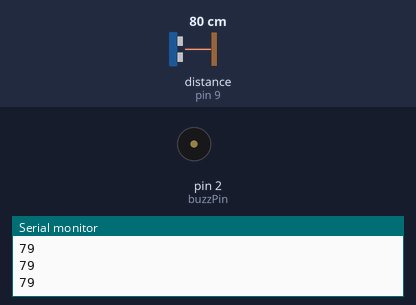
Bench run of a sketch on a simulated Arduino Uno, built with avr-gcc and run on an emulated ATmega328P. On the bench: buzzer (waves = sounding, pin HIGH), the last lines printed to the serial monitor. Wiring (inferred from the names in the program): ultrasonic range finder: trigger pin 10; echo pin 9. The inputs (shaded band) are chosen by the test bench; at power-on: distance to the obstacle (sensor on pin 9) 80 cm. The echo pulse lasts 58.3 µs per cm; pins used as bus, display or sensor lines are not drawn.

Above: at 1.2 s.
1.3 s: distance to the obstacle (sensor on pin 9) set to 56 cm
2.8 s: distance to the obstacle (sensor on pin 9) set to 47 cm
At 3.4 s:
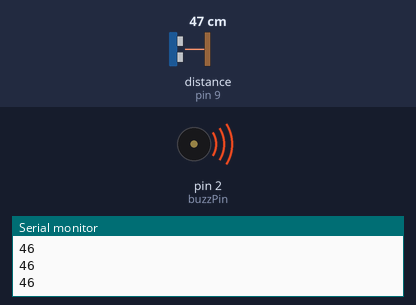
4.3 s: distance to the obstacle (sensor on pin 9) set to 60 cm
At 5.1 s:
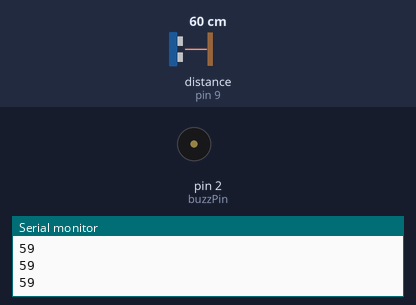
5.8 s: distance to the obstacle (sensor on pin 9) set to 2 cm
At 7.2 s:
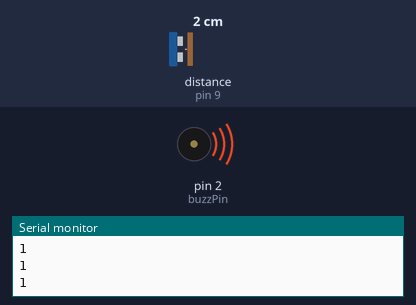
Timing chart, 0 to 8.3 s (numbered marks = the images above; inputs shaded):
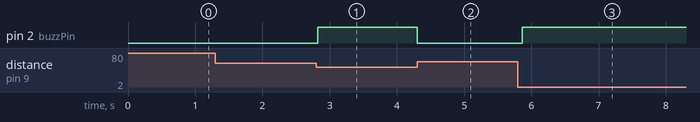

The sketch:

ultra.ino
```cpp
int const trigPin = 10;
int const echoPin = 9;
int const buzzPin = 2;

void setup()
{
	pinMode(trigPin, OUTPUT);
	pinMode(echoPin, INPUT);
	pinMode(buzzPin, OUTPUT);
  Serial.begin(9600);
}

void loop()
{

	int duration, distance;

	digitalWrite(trigPin, HIGH);
	delay(1);
	digitalWrite(trigPin, LOW);

	duration = pulseIn(echoPin, HIGH);
	distance = (duration/2) / 29.1;
    if (distance <= 50 && distance >= 0) {
    	digitalWrite(buzzPin, HIGH);
    } else {
    	digitalWrite(buzzPin, LOW);
    }
    delay(60);
  Serial.println(distance);
}
```

Measured:
- the behaviour switches between 52 and 51 cm on distance to the obstacle (sensor on pin 9) (found by bisection; images 0 and 1)
- after the input at 2.8 s, pin 2 (buzzPin): LOW → HIGH at once
- after the input at 4.3 s, pin 2 (buzzPin): HIGH → LOW at once
- after the input at 5.8 s, pin 2 (buzzPin): LOW → HIGH after 0.07 s
